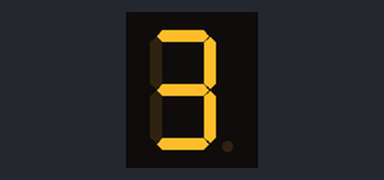
A sketch run on a simulated Arduino Uno, built with avr-gcc and run on an emulated ATmega328P. On the bench: 1-digit seven-segment display. Wiring (inferred from the names in the program): 1-digit 7-segment display, segments lit when HIGH: segments pin 12, pin 13, pin 8, pin 11, pin 9, pin 6, pin 10, pin 5. The segment pins are drawn as the display they are named for.

Above: at 0.1 s.
At 2.1 s:
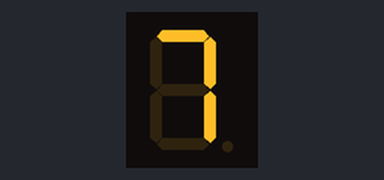
At 5.1 s:
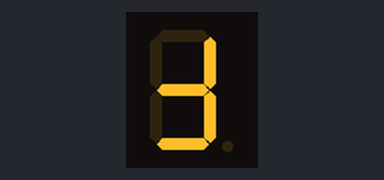
At 7.1 s:
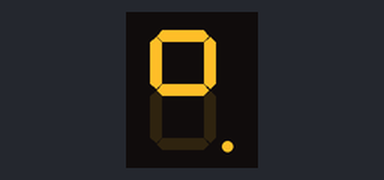
At 8.1 s:
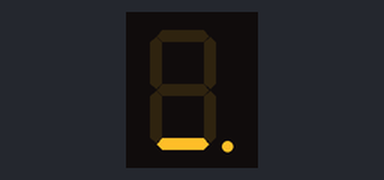
At 9.1 s:
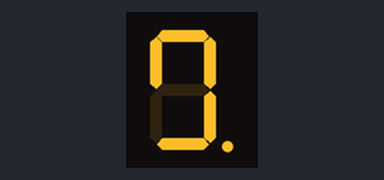

The sketch:

timer.ino
```cpp
//Order: Top, Top Left, Top Right, Middle, Bottom, Bottom Left, Bottom Right, Dot
int pinArr[] = {12, 11, 13, 10, 6, 5, 8, 9};
const int pinArrLength = 8;

int blank[] = {0, 0, 0, 0, 0, 0, 0, 0};
int zero[] = {1, 1, 1, 0, 1, 1, 1, 0};
int one[] = {0, 1, 0, 0, 0, 1, 0, 0}; //A representation of the one digit using the format specified above
int two[] = {1, 0, 1, 1, 1, 1, 0, 0};
int three[] = {1, 0, 1, 1, 1, 0, 1, 0};
int four[] = {0, 1, 1, 1, 0, 0, 1, 0};
int five[] = {1, 1, 0, 1, 1, 0, 1, 0};
int six[] = {1, 1, 0, 1, 1, 1, 1, 0};
int seven[] = {1, 0, 1, 0, 0, 0, 1, 0};
int eight[] = {1, 1, 1, 1, 1, 1, 1, 0};
int nine[] = {1, 1, 1, 1, 0, 0, 1, 0};

void setup() {
  for(auto i : pinArr)
    pinMode(i, OUTPUT);
}

void writeNumber(int num){
  if( num > 10 )
    num = num % 10;
  if( num < 0 ){
    writeNumber(num + 10);
    return;
  }

  switch(num){
    case 0:
      write(zero, pinArrLength, pinArr);
      break;
    case 1:
      write(one, pinArrLength, pinArr);
      break;
    case 2:
      write(two, pinArrLength, pinArr);
      break;
    case 3:
      write(three, pinArrLength, pinArr);
      break;
    case 4:
      write(four, pinArrLength, pinArr);
      break;
    case 5:
      write(five, pinArrLength, pinArr);
      break;
    case 6:
      write(six, pinArrLength, pinArr);
      break;
    case 7:
      write(seven, pinArrLength, pinArr);
      break;
    case 8:
      write(eight, pinArrLength, pinArr);
      break;
    case 9:
      write(nine, pinArrLength, pinArr);
      break;
    default:
      write(blank, pinArrLength, pinArr);
  }
}

void write(int *arr, int length, int *pins){
    for(int i = 0; i < length; i++){
      if(*(arr + i) == 1){
        digitalWrite(*(pins + i), HIGH);
      }else{
        digitalWrite(*(pins + i), LOW);
      }
    }
}

void loop() {
  for(int i = 9; i >= 0; i--){
    writeNumber(i);
    delay(1000);
  }
}
```

Measured:
- by itself, everything shown: repeats every 10.0 s, in 10 steps
- what the display in image 1 shows lasts 1.0 s, from 2.0 s to 3.0 s
